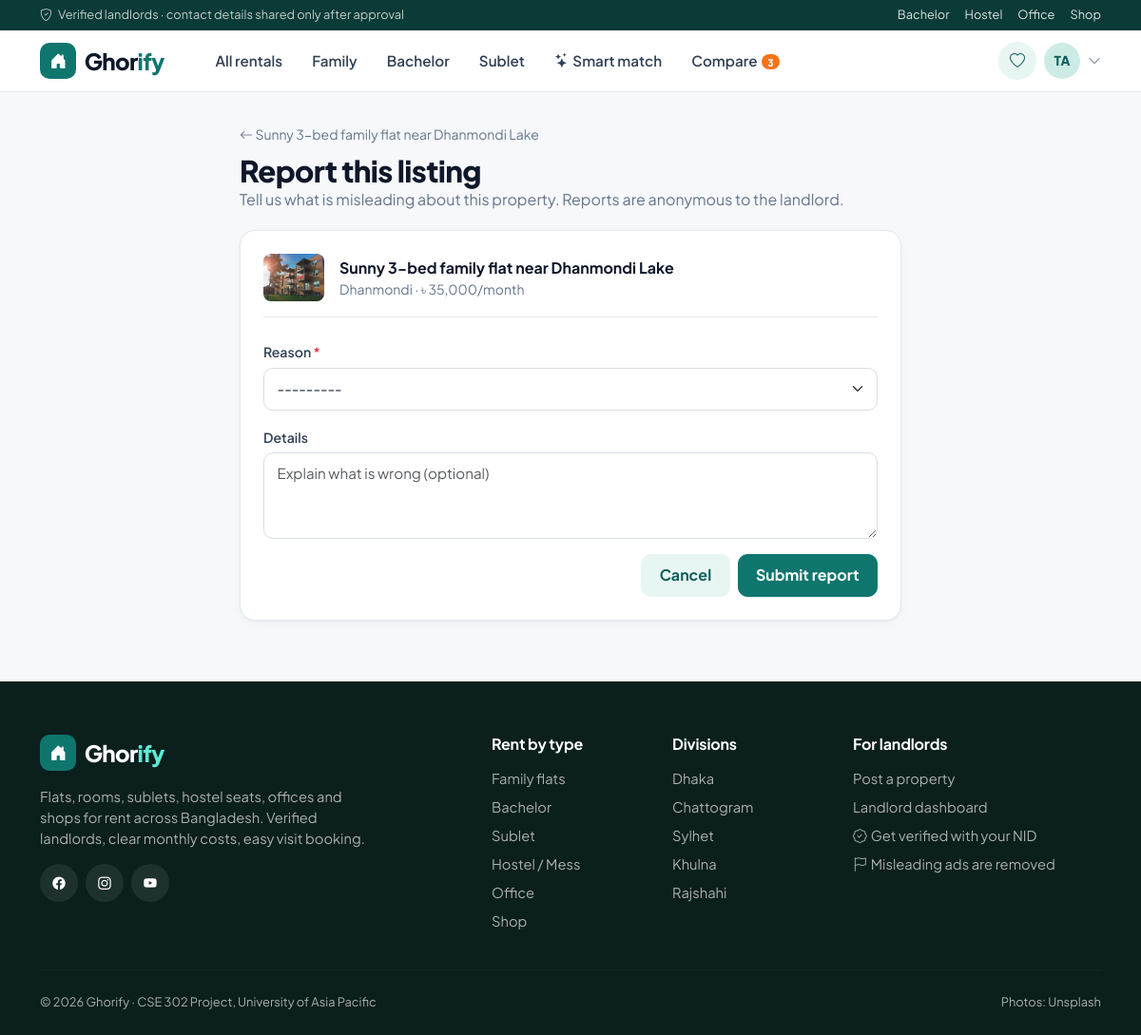
/me/report/13/ (signed in), run on the app's committed database.
### accounts/models.py (models this page shows, shortened)
class User(AbstractUser):
    objects = GhorifyUserManager()
    class Role(models.TextChoices):
        TENANT = 'tenant', 'Tenant'
        LANDLORD = 'landlord', 'Landlord'
        ADMIN = 'admin', 'Admin'
    email = models.EmailField(unique=True)
    role = models.CharField(max_length=10, choices=Role.choices, default=Role.TENANT)
    phone = models.CharField(max_length=14, blank=True, validators=[phone_validator])
    avatar = models.ImageField(upload_to=avatar_upload_path, blank=True, null=True)
    bio = models.TextField(blank=True, max_length=500)
    class Meta:
        ordering = ['-date_joined']
    @property
    def is_tenant(self):
        return self.role == self.Role.TENANT
    @property
    def is_landlord(self):
        return self.role == self.Role.LANDLORD
    @property
    def display_name(self):
        return self.get_full_name() or self.username
    @property
    def initials(self):
        name = self.display_name.split()
        return ''.join(part[0] for part in name[:2]).upper()

### properties/models.py (models this page shows, shortened)
class Property(models.Model):
    class PropertyType(models.TextChoices):
        APARTMENT = 'apartment', 'Apartment / Flat'
        HOUSE = 'house', 'Full house'
        ROOM = 'room', 'Single room'
        STUDIO = 'studio', 'Studio'
        DUPLEX = 'duplex', 'Duplex'
        SEAT = 'seat', 'Seat (shared room)'
        COMMERCIAL = 'commercial', 'Commercial space'
    class Category(models.TextChoices):
        FAMILY = 'family', 'Family'
        BACHELOR = 'bachelor', 'Bachelor'
        SUBLET = 'sublet', 'Sublet'
        HOSTEL = 'hostel', 'Hostel / Mess'
        OFFICE = 'office', 'Office'
        SHOP = 'shop', 'Shop'
    class Division(models.TextChoices):
        DHAKA = 'dhaka', 'Dhaka'
        CHATTOGRAM = 'chattogram', 'Chattogram'
        KHULNA = 'khulna', 'Khulna'
        RAJSHAHI = 'rajshahi', 'Rajshahi'
        SYLHET = 'sylhet', 'Sylhet'
        BARISHAL = 'barishal', 'Barishal'
        RANGPUR = 'rangpur', 'Rangpur'
        MYMENSINGH = 'mymensingh', 'Mymensingh'
    class Gender(models.TextChoices):
        ANY = 'any', 'Anyone'
        MALE = 'male', 'Male only'
        FEMALE = 'female', 'Female only'
    class Status(models.TextChoices):
        PENDING = 'pending', 'Pending review'
        APPROVED = 'approved', 'Published'
        REJECTED = 'rejected', 'Rejected'
    landlord = models.ForeignKey(settings.AUTH_USER_MODEL, on_delete=models.CASCADE, related_name='properties')
    title = models.CharField(max_length=150)
    description = models.TextField()
    property_type = models.CharField(max_length=12, choices=PropertyType.choices, default=PropertyType.APARTMENT)
    category = models.CharField(max_length=10, choices=Category.choices, default=Category.FAMILY)
    division = models.CharField(max_length=12, choices=Division.choices, default=Division.DHAKA)
    city = models.CharField('City / district', max_length=60, default='Dhaka')
    location = models.CharField('Area', max_length=80, help_text='Neighbourhood, e.g. Dhanmondi')
    address = models.CharField(max_length=255, help_text='Road / house number. Shown only to tenants after approval.')
    price = models.PositiveIntegerField('Monthly rent (BDT)', validators=[MinValueValidator(500)])
    is_negotiable = models.BooleanField('Rent is negotiable', default=False)
    service_charge = models.PositiveIntegerField('Service charge (BDT / month)', default=0)
    advance_months = models.PositiveSmallIntegerField('Advance (months)', default=2)
    bedrooms = models.PositiveSmallIntegerField(default=1)
    bathrooms = models.PositiveSmallIntegerField(default=1)
    balconies = models.PositiveSmallIntegerField(default=0)
    floor = models.SmallIntegerField(default=1, help_text='0 for ground floor')
    size = models.PositiveIntegerField('Size (sq ft)', null=True, blank=True)
    furnished = models.BooleanField(default=False)
    pet_friendly = models.BooleanField(default=False)
    parking = models.BooleanField(default=False)
    amenities = models.ManyToManyField(Amenity, blank=True, related_name='properties')
    tenant_gender = models.CharField(
        'Who can rent', max_length=6, choices=Gender.choices, default=Gender.ANY,
        help_text='Only for bachelor, sublet and hostel listings.',
    )
    house_rules = models.TextField(blank=True, help_text='Guest policy, smoking, cooking rules, etc.')
    gate_closing_time = models.TimeField(null=True, blank=True)
    available_from = models.DateField(null=True, blank=True)
    is_available = models.BooleanField(default=True)
    status = models.CharField(max_length=10, choices=Status.choices, default=Status.PENDING)
    moderation_note = models.CharField(max_length=255, blank=True)
    is_featured = models.BooleanField(default=False, help_text='Featured listings are shown first.')
    view_count = models.PositiveIntegerField(default=0)
    created_at = models.DateTimeField(auto_now_add=True)
    updated_at = models.DateTimeField(auto_now=True)
    objects = PropertyQuerySet.as_manager()
    class Meta:
        ordering = ['-created_at']
        verbose_name_plural = 'properties'
        indexes = [models.Index(fields=['status', 'is_available', 'location'])]
    def get_absolute_url(self):
        return reverse('properties:detail', args=[self.pk])
    @property
    def primary_image(self):
        images = list(self.images.all())
        for image in images:
            if image.is_primary:
                return image
        return images[0] if images else None

class PropertyImage(models.Model):
    property = models.ForeignKey(Property, on_delete=models.CASCADE, related_name='images')
    image = models.ImageField(upload_to=property_image_path)
    caption = models.CharField(max_length=120, blank=True)
    is_primary = models.BooleanField(default=False)
    uploaded_at = models.DateTimeField(auto_now_add=True)
    class Meta:
        ordering = ['-is_primary', 'uploaded_at']

### interactions/views.py (the view)
# urls.py: path('report/<int:pk>/', views.report_create, name='report_create'),
@tenant_required
def report_create(request, pk):
    prop = _visible_property(pk)
    if Report.objects.filter(reporter=request.user, property=prop, status=Report.Status.OPEN).exists():
        messages.info(request, 'You have already reported this listing. Our team is looking into it.')
        return redirect(prop.get_absolute_url())
    form = ReportForm(request.POST or None)
    if request.method == 'POST' and form.is_valid():
        report = form.save(commit=False)
        report.reporter, report.property = request.user, prop
        report.save()
        messages.success(request, 'Report submitted. Thank you for keeping Ghorify safe.')
        return redirect(prop.get_absolute_url())
    return _form_page(request, 'Report this listing', form, prop, 'Submit report',
                      'Tell us what is misleading about this property. Reports are anonymous to the landlord.')

### templates/interactions/form_page.html (shortened to what this page needs)
{% extends 'base.html' %}
{% load ghorify_tags %}
{% block content %}
<div class="container" style="max-width:720px">
  <div class="page-header">
    <a href="{{ property.get_absolute_url }}" class="small text-muted"><i class="bi bi-arrow-left"></i> {{ property.title }}</a>
    <h1 class="mt-2">{{ title }}</h1>
    {% if subtitle %}<p class="text-muted mb-0">{{ subtitle }}</p>{% endif %}
  </div>
  <div class="gh-card gh-card-body p-4">
    <div class="d-flex align-items-center gap-3 pb-3 mb-4 border-bottom">
      {% with img=property.primary_image %}{% if img %}<img src="{{ img.image.url }}" class="mini-thumb" alt="">{% else %}<span class="mini-thumb"><i class="bi bi-house"></i></span>{% endif %}{% endwith %}
      <div><div class="fw-bold">{{ property.title }}</div><div class="small text-muted">{{ property.location }} · {{ property.price|taka }}/month</div></div>
    </div>
    <form method="post" novalidate>{% csrf_token %}
      {% for field in form %}
        {% if field.name == 'rating' or field.name == 'landlord_rating' %}
          {% include 'partials/star_input.html' with field=field label=field.label %}
        {% else %}
          {% include 'partials/field.html' with field=field %}
        {% endif %}
      {% endfor %}
      <div class="d-flex gap-2 justify-content-end">
        <a href="{{ property.get_absolute_url }}" class="btn btn-soft">Cancel</a>
        <button class="btn btn-primary">{{ submit_label }}</button>
      </div>
    </form>
  </div>
</div>
{% endblock %}

### templates/partials/navbar.html (shortened to what this page needs)
{% with url=request.resolver_match.url_name ns=request.resolver_match.namespace %}
<div class="top-strip d-none d-md-block">
  <div class="container d-flex justify-content-between">
    <span><i class="bi bi-shield-check me-1"></i> Verified landlords · contact details shared only after approval</span>
    <span class="d-flex gap-3">
      <a href="{% url 'properties:browse' %}?category=bachelor">Bachelor</a>
      <a href="{% url 'properties:browse' %}?category=hostel">Hostel</a>
      <a href="{% url 'properties:browse' %}?category=office">Office</a>
      <a href="{% url 'properties:browse' %}?category=shop">Shop</a>
    </span>
  </div>
</div>
<nav class="navbar navbar-expand-lg gh-nav sticky-top py-2">
  <div class="container">
    <a class="navbar-brand gh-brand" href="{% url 'properties:home' %}">
      <span class="logo"><i class="bi bi-house-door-fill"></i></span><span>Ghor<span class="accent">ify</span></span>
    </a>
    <div class="collapse navbar-collapse" id="mainNav">
      <ul class="navbar-nav ms-lg-4 me-auto gap-1 mt-3 mt-lg-0">
        <li class="nav-item"><a class="nav-link {% if url == 'browse' and not request.GET.category %}active{% endif %}" href="{% url 'properties:browse' %}">All rentals</a></li>
        <li class="nav-item"><a class="nav-link {% if request.GET.category == 'family' %}active{% endif %}" href="{% url 'properties:browse' %}?category=family">Family</a></li>
        <li class="nav-item"><a class="nav-link {% if request.GET.category == 'bachelor' %}active{% endif %}" href="{% url 'properties:browse' %}?category=bachelor">Bachelor</a></li>
        <li class="nav-item"><a class="nav-link {% if request.GET.category == 'sublet' %}active{% endif %}" href="{% url 'properties:browse' %}?category=sublet">Sublet</a></li>
        <li class="nav-item"><a class="nav-link {% if ns == 'search' and url == 'search' %}active{% endif %}" href="{% url 'search:search' %}"><i class="bi bi-stars me-1"></i>Smart match</a></li>
        {% if user.is_authenticated and user.is_tenant %}
          <li class="nav-item"><a class="nav-link {% if url == 'compare' or url == 'comparison' %}active{% endif %}" href="{% url 'interactions:compare' %}">Compare{% if compare_count %}<span class="nav-badge">{{ compare_count }}</span>{% endif %}</a></li>
        {% elif user.is_authenticated and user.is_landlord %}
          <li class="nav-item"><a class="nav-link {% if url == 'mine' %}active{% endif %}" href="{% url 'properties:mine' %}">My listings</a></li>
          <li class="nav-item"><a class="nav-link {% if url == 'incoming' %}active{% endif %}" href="{% url 'interactions:incoming' %}">Requests</a></li>
        {% elif user.is_authenticated and user.is_platform_admin %}
          <li class="nav-item"><a class="nav-link {% if url == 'moderation' %}active{% endif %}" href="{% url 'dashboard:moderation' %}">Moderation</a></li>
        {% endif %}
      </ul>
      <div class="d-flex align-items-center gap-2 mt-3 mt-lg-0">
        {% if user.is_authenticated %}
          {% if user.is_tenant %}
            <a href="{% url 'interactions:favourites' %}" class="btn btn-icon btn-soft" title="Saved properties"><i class="bi bi-heart"></i></a>
          {% endif %}
          <div class="dropdown">
            <a href="#" class="d-flex align-items-center gap-2 text-reset" data-bs-toggle="dropdown" aria-expanded="false">
              {% if user.avatar %}<img src="{{ user.avatar.url }}" class="avatar" alt="">{% else %}<span class="avatar">{{ user.initials }}</span>{% endif %}
              <i class="bi bi-chevron-down small text-muted"></i>
            </a>
          </div>
        {% else %}
          <a href="{% url 'accounts:login' %}" class="btn btn-sm btn-soft"><i class="bi bi-person me-1"></i>Log in</a>
        {% endif %}
      </div>
    </div>
  </div>
</nav>
{% endwith %}

### data on the page
User: initials "TA"
Property: title "Sunny 3-bed family flat near Dhanmondi Lake", location "Dhanmondi", price|taka "৳ 35,000"
PropertyImage: image (picture)

### other printed values
{{ compare_count }} "3"
{{ title }} "Report this listing"
{{ subtitle }} "Tell us what is misleading about this property. Reports are anonymous to the landlord."
{{ field.label }} "Reason" "Details"
{{ submit_label }} "Submit report"
